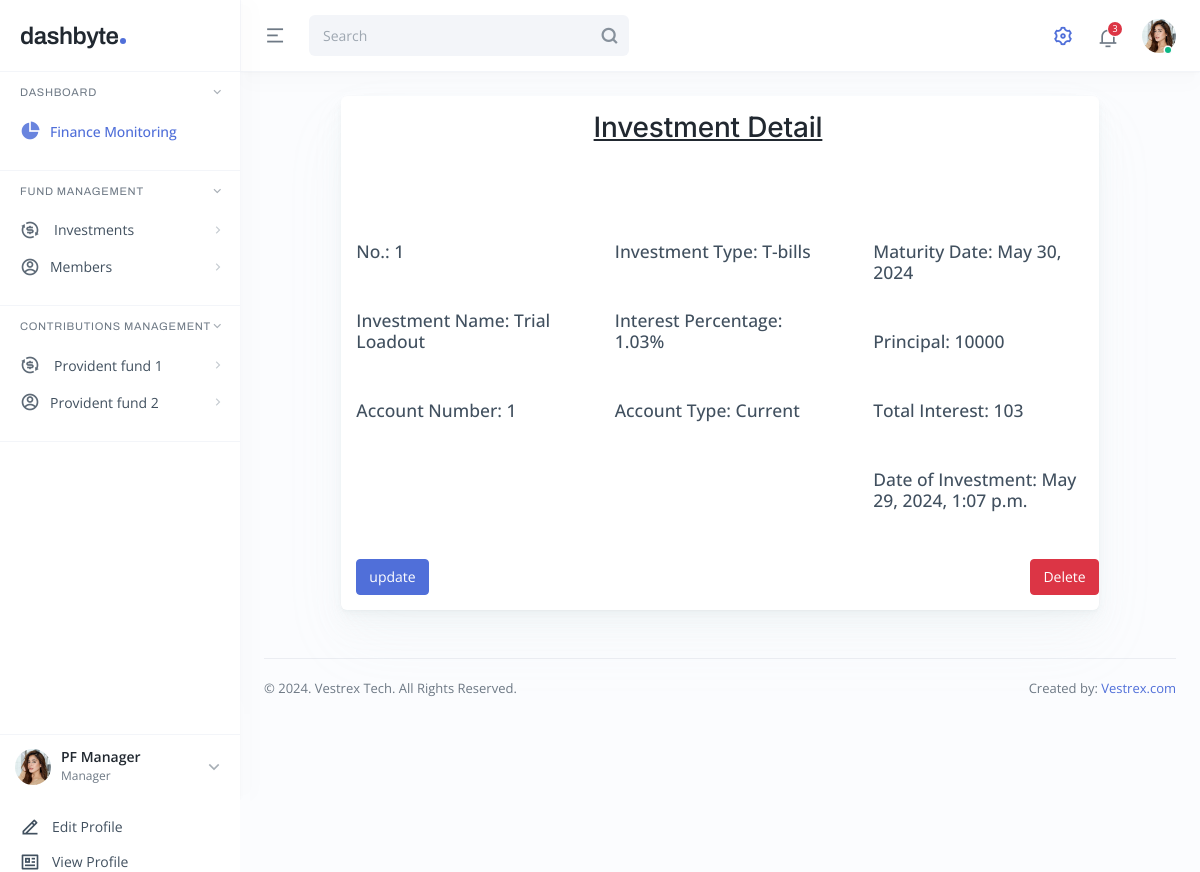
/fund/investmentDetail/1/, run on the app's committed database.
### Fund/models.py (models this page shows, shortened)
class InvestmentDetail(models.Model):
    investment_type = models.CharField(max_length=50)
    account_type = models.CharField(max_length=50)
    account_name = models.CharField(max_length=50)
    account_number = models.IntegerField(unique=True)
    principal_amount = models.FloatField()
    interest_percentage = models.FloatField()
    rollover_interest_percentage = models.FloatField(null=True, blank=True)
    interest_amount = models.FloatField(blank=True, null=True)
    interest_start_date = models.DateField(null=False, blank=False)
    interest_end_date = models.DateField(null=False, blank=False)
    created_date = models.DateTimeField(auto_now_add=True)
    updated_date = models.DateTimeField(auto_now=True)
    CHOICES = [('ROLLOVER','Roll Over'),('END','End'),('NULL', 'null')]
    roll_over = models.CharField(choices=CHOICES, default='NULL', max_length=15)

### Fund/views.py (the view)
# urls.py: path('investmentDetail/<int:pk>/', views.InvestmentDetailView.as_view(), name='investment_detail'),
class InvestmentDetailView(DetailView):
    model = InvestmentDetail
    template_name = 'dashboard/investment_details.html'
    context_object_name = 'investment_detail'

### Fund/templates/dashboard/investment_details.html
{% extends 'dashboard/base.html' %}
{% block content %}
<div class="main main-app p-4 p-lg-4">
    <div class="row g-3 justify-content-center">
        <div class="col-md-12 col-xl-10">
          <div class="card card-one">
            <div class="card-body">
                <div class="row g-5">
                    <div class="row card-value text-center">
                        <h2 class="mb-5 mt-5 text-decoration-underline">
                            Investment Detail
                        </h2>
                    </div>
                    <div class="col-md-4">
                        <p class="mb-5 h5">No.: {{ investment_detail.id }}</p>
                        <p class="mb-5 h5">Investment Name: {{ investment_detail.account_name }}</p>
                        <p class="mb-5 h5">Account Number: {{ investment_detail.account_number }}</p>
                    </div>
                    <div class="col-md-4">
                        <p class="mb-5 h5">Investment Type: {{ investment_detail.investment_type }}</p>
                        <p class="mb-5 h5">Interest Percentage: {{ investment_detail.interest_percentage }}%</p>
                        <p class="mb-5 h5">Account Type: {{ investment_detail.account_type }}</p>
                    </div>
                    <div class="col-md-4">
                        <p class="mb-5 h5">Maturity Date: {{ investment_detail.interest_end_date }}</p>
                        <p class="mb-5 h5">Principal: {{ investment_detail.principal_amount }}</p>
                        <p class="mb-5 h5">Total Interest: {{ investment_detail.interest_amount }}</p>
                        <p class="mb-5 h5">Date of Investment: {{ investment_detail.created_date }}</p>
                    </div>
                </div>
                <div class="row g-2 d-flex justify-content-between">
                    <div class="col-1">
                        <a class="btn btn-primary" href="{% url 'investment_update' investment_detail.pk %}">update</a>
                    </div>
                    <div class="col-1 justify-content-end">
                        <a class="btn btn-danger" href="{% url 'delete_investment' investment_detail.pk %}">Delete</a>
                    </div>
                </div>
            </div>
          </div>
    </div>
</div>
{% endblock %}

### data on the page
InvestmentDetail: id "1", account_name "Trial Loadout", account_number "1", investment_type "T-bills", interest_percentage "1.03", account_type "Current", interest_end_date "May 30, 2024", principal_amount "10000", interest_amount "103", created_date "May 29, 2024, 1:07 p.m."
